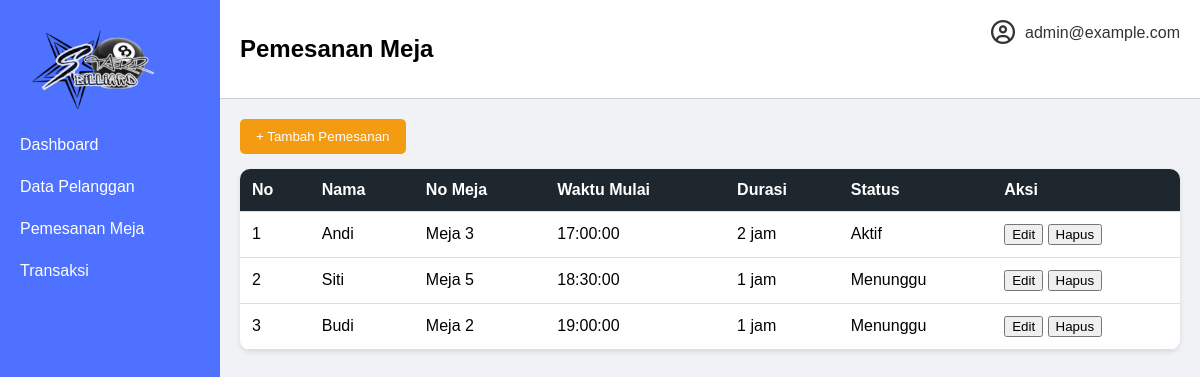
Page /meja.php (signed in) on the committed database.
### tables this page shows
CREATE TABLE bookings (
    id INT AUTO_INCREMENT PRIMARY KEY,
    customer_name VARCHAR(255) NOT NULL,
    table_number VARCHAR(10) NOT NULL,
    booking_date DATE NOT NULL,
    start_time TIME NOT NULL,
    duration VARCHAR(10) NOT NULL,
    status ENUM('Menunggu', 'Aktif', 'Selesai') NOT NULL,
    created_at TIMESTAMP DEFAULT CURRENT_TIMESTAMP
);

### meja.php (the view, shortened to what this page needs)
<?php
$host = "localhost";
$username = "root";
$password = "";
$dbname = "billiard_db";
try {
    $conn = new PDO("mysql:host=$host;dbname=$dbname", $username, $password);
    $conn->setAttribute(PDO::ATTR_ERRMODE, PDO::ERRMODE_EXCEPTION);
} catch (PDOException $e) {
    die("Koneksi gagal: " . $e->getMessage());
}
$stmt = $conn->query("SELECT id, customer_name, table_number, start_time, duration, status FROM bookings ORDER BY start_time");
$bookings = $stmt->fetchAll(PDO::FETCH_ASSOC);
?>
<!DOCTYPE html>
<html lang="id">
<head>
    <link rel="stylesheet" href="meja.css">
    <link rel="stylesheet" href="https://cdnjs.cloudflare.com/ajax/libs/font-awesome/6.5.0/css/all.min.css" />
</head>
<body>
    <div class="sidebar">
        <img src="asset/LOGO dashboard.png" width="180" height="100">
        <a href="dashboard.php">Dashboard</a>
        <a href="datapelanggan.php">Data Pelanggan</a>
        <a href="meja.php">Pemesanan Meja</a>
        <a href="transaksi.php">Transaksi</a>
    </div>
    <div class="main">
        <div class="topbar">
            <h2>Pemesanan Meja</h2>
            <div class="header-right">
                <div class="profile-dropdown">
                    <i class="fa-regular fa-circle-user profile-icon" id="profileIcon"></i>
                </div>
                <span class="admin-name"><?php echo htmlspecialchars($_SESSION['email']); ?></span>
            </div>
        </div>
        <div class="content">
            <a href="tambahpemesanan.php">
                <button class="btn-tambah">+ Tambah Pemesanan</button>
            </a>
            <table>
                <thead>
                    <tr>
                        <th>No</th>
                        <th>Nama</th>
                        <th>No Meja</th>
                        <th>Waktu Mulai</th>
                        <th>Durasi</th>
                        <th>Status</th>
                        <th>Aksi</th>
                    </tr>
                </thead>
                <tbody>
                    <?php if (count($bookings) > 0): ?>
                        <?php foreach ($bookings as $index => $booking): ?>
                            <tr>
                                <td><?php echo $index + 1; ?></td>
                                <td><?php echo htmlspecialchars($booking['customer_name']); ?></td>
                                <td><?php echo htmlspecialchars($booking['table_number']); ?></td>
                                <td><?php echo htmlspecialchars($booking['start_time']); ?></td>
                                <td><?php echo htmlspecialchars($booking['duration']); ?></td>
                                <td><?php echo htmlspecialchars($booking['status']); ?></td>
                                <td>
                                    <a href="editpemesanan.php?id=<?php echo $booking['id']; ?>"><button>Edit</button></a>
                                    <a href="meja.php?delete=<?php echo $booking['id']; ?>" onclick="return confirm('Yakin ingin menghapus pemesanan ini?');"><button>Hapus</button></a>
                                </td>
                            </tr>
                        <?php endforeach; ?>
                    <?php else: ?>
                        <tr>
                            <td colspan="7">Tidak ada data pemesanan.</td>
                        </tr>
                    <?php endif; ?>
                </tbody>
            </table>
        </div>
    </div>
</body>
</html>

### meja.css (style rules this page uses)
* { box-sizing: border-box; }
body { margin: 0; font-family: Arial, sans-serif; display: flex; height: 100vh; background: #f0f2f5; }
.sidebar { width: 220px; background-color: #4E71FF; color: white; padding: 20px 0; }
.sidebar a { display: block; color: white; padding: 12px 20px; text-decoration: none; transition: background 0.3s; }
.main { flex-grow: 1; display: flex; flex-direction: column; }
.topbar { background-color: white; padding: 15px 20px; border-bottom: 1px solid #ccc; display: flex; justify-content: space-between; align-items: center; }
.header-right { position: absolute; top: 20px; right: 20px; display: flex; align-items: center; gap: 10px; z-index: 999; }
.profile-icon { font-size: 24px; color: #333; cursor: pointer; }
.admin-name { font-weight: 500; color: #333; }
.profile-dropdown { position: relative; }
.content { padding: 20px; }
table { width: 100%; border-collapse: collapse; background-color: white; box-shadow: 0 2px 5px rgba(0,0,0,0.1); border-radius: 10px; overflow: hidden; }
th, td { padding: 12px; text-align: left; border-bottom: 1px solid #ddd; }
th { background-color: #1e272e; color: white; }
.btn-tambah { background-color: #f39c12; color: white; padding: 10px 16px; border: none; border-radius: 5px; cursor: pointer; margin-bottom: 15px; }

### rows in the picture
bookings: customer_name "Andi", table_number "Meja 3", start_time "17:00:00", duration "2 jam", status "Aktif"
bookings: customer_name "Siti", table_number "Meja 5", start_time "18:30:00", duration "1 jam", status "Menunggu"
bookings: customer_name "Budi", table_number "Meja 2", start_time "19:00:00", duration "1 jam", status "Menunggu"

### other values in the picture
$_SESSION['email'] "admin@example.com"
